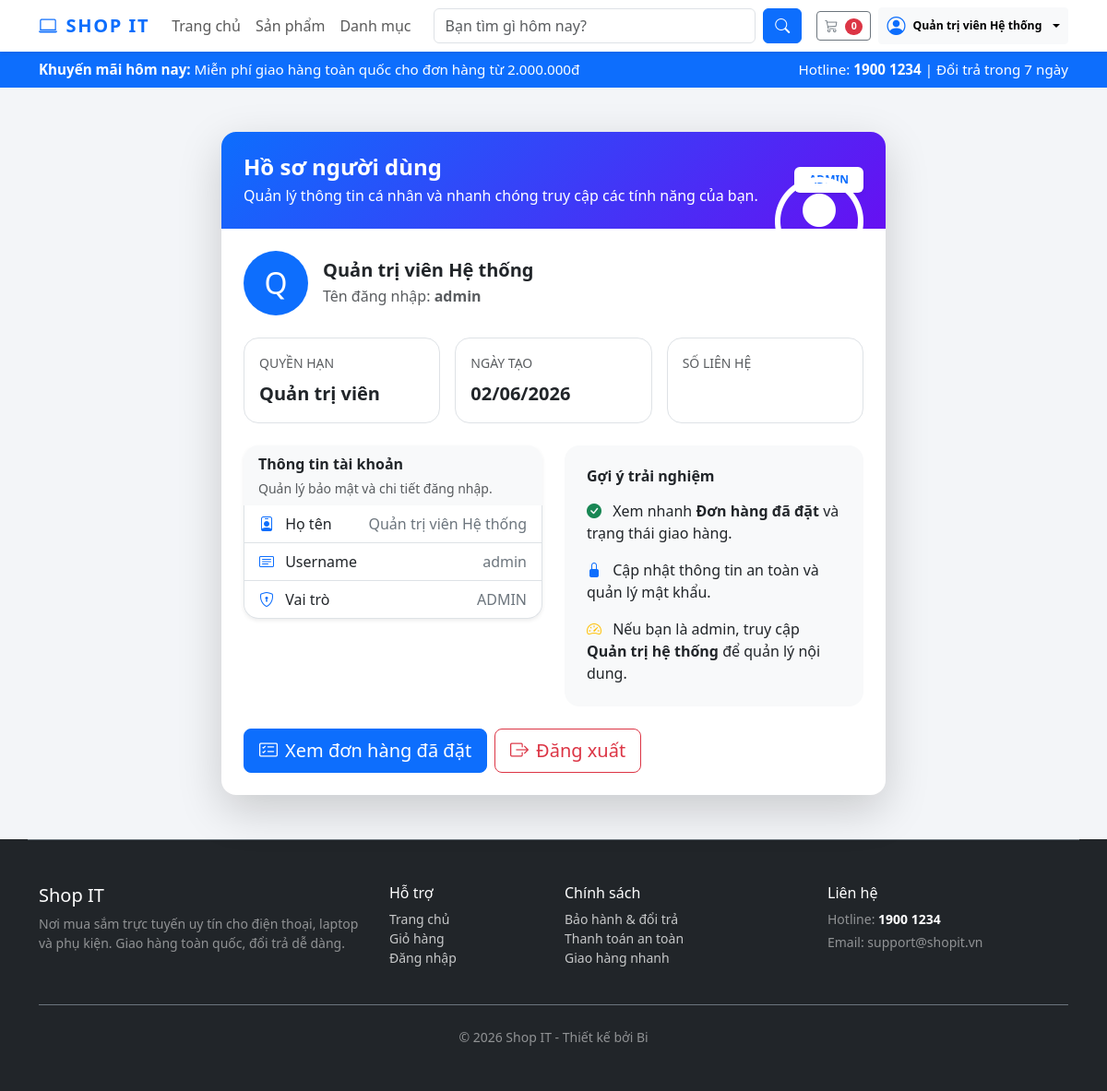
Page /Account/profile (signed in) on the committed database.
### tables this page shows
CREATE TABLE IF NOT EXISTS `account` (
  `id` int NOT NULL AUTO_INCREMENT,
  `fullname` varchar(100) NOT NULL,
  `username` varchar(50) NOT NULL,
  `password` varchar(255) NOT NULL,
  `role` varchar(20) NOT NULL DEFAULT 'user',
  `created_at` timestamp NULL DEFAULT CURRENT_TIMESTAMP,
  PRIMARY KEY (`id`),
  UNIQUE KEY `username` (`username`)
);

### app/controllers/AccountController.php (called while the page is built, shortened)
<?php
require_once(BASE_PATH . '/app/config/database.php');
require_once(BASE_PATH . '/app/models/AccountModel.php');
class AccountController {
    private $accountModel;
    public function __construct() {
        $this->db = (new Database())->getConnection();
        $this->accountModel = new AccountModel($this->db);
    }
    public function profile()
    {
        $user = $this->accountModel->getAccountByUsername($_SESSION['username']);
        include_once BASE_PATH . '/app/views/account/profile.php';
    }
}

### index.php (called while the page is built, shortened)
<?php
$url = $_GET['url'] ?? '';
$url = rtrim($url, '/');
$url = filter_var($url, FILTER_SANITIZE_URL);
$url = explode('/', $url);
$action = (!empty($url[1])) ? $url[1] : 'index';
$controller = new $controllerName();
call_user_func_array([$controller, $action], array_slice($url, 2));

### app/config/database.php (called while the page is built, shortened)
<?php
class Database {
    private $host = "localhost";
    private $db_name = "my_store";
    private $username = "root";
    private $password = "";
    public function getConnection() {
        $this->conn = null;
        try {
            $this->conn = new PDO("mysql:host=" . $this->host . ";dbname=" . $this->db_name, $this->username, $this->password);
            $this->conn->exec("set names utf8");
        } catch(PDOException $exception) {
            echo "Connection error: " . $exception->getMessage();
        }
        return $this->conn;
    }
}

### app/models/AccountModel.php (called while the page is built, shortened)
<?php
class AccountModel {
    private $conn;
    private $table_name = "account";
    public function __construct($db) {
        $this->conn = $db;
    }
    public function getAccountByUsername($username) {
        $query = "SELECT * FROM " . $this->table_name . " WHERE username = :username LIMIT 0,1";
        $stmt = $this->conn->prepare($query);
        $stmt->bindParam(":username", $username);
        $stmt->execute();
        return $stmt->fetch(PDO::FETCH_OBJ);
    }
}

### app/views/account/profile.php (the view, shortened to what this page needs)
<?php include BASE_PATH . '/app/views/shares/header.php'; ?>
<div class="container my-5">
    <div class="row justify-content-center">
        <div class="col-xl-8">
            <div class="card border-0 shadow-lg rounded-4 overflow-hidden">
                <div class="bg-gradient-primary text-white p-4 position-relative" style="background: linear-gradient(135deg, #0d6efd 0%, #6610f2 100%);">
                    <div class="d-flex align-items-center justify-content-between">
                        <div>
                            <h1 class="h4 fw-bold mb-1">Hồ sơ người dùng</h1>
                            <p class="mb-0 opacity-85">Quản lý thông tin cá nhân và nhanh chóng truy cập các tính năng của bạn.</p>
                        </div>
                        <span class="badge bg-white text-primary text-uppercase fw-bold py-2 px-3 shadow-sm"><?php echo htmlspecialchars($user->role === 'admin' ? 'Admin' : 'Thành viên', ENT_QUOTES, 'UTF-8'); ?></span>
                    </div>
                    <div class="position-absolute top-0 end-0 me-4 mt-4 opacity-15" style="font-size: 6rem;">
                        <i class="bi bi-person-circle"></i>
                    </div>
                </div>
                <div class="card-body p-4">
                    <div class="d-flex align-items-center gap-3 mb-4">
                        <div class="avatar rounded-circle bg-primary text-white d-flex align-items-center justify-content-center" style="width: 70px; height: 70px; font-size: 2rem;">
                            <?php echo strtoupper(substr(htmlspecialchars($user->fullname, ENT_QUOTES, 'UTF-8'), 0, 1)); ?>
                        </div>
                        <div>
                            <h2 class="h5 fw-bold mb-1"><?php echo htmlspecialchars($user->fullname, ENT_QUOTES, 'UTF-8'); ?></h2>
                            <p class="text-muted mb-0">Tên đăng nhập: <span class="fw-semibold"><?php echo htmlspecialchars($user->username, ENT_QUOTES, 'UTF-8'); ?></span></p>
                        </div>
                    </div>
                    <div class="row g-3 mb-4">
                        <div class="col-md-4">
                            <div class="border rounded-4 p-3 h-100">
                                <div class="text-uppercase text-muted small mb-2">Quyền hạn</div>
                                <div class="fw-semibold fs-5"><?php echo htmlspecialchars($user->role === 'admin' ? 'Quản trị viên' : 'Thành viên', ENT_QUOTES, 'UTF-8'); ?></div>
                            </div>
                        </div>
                        <div class="col-md-4">
                            <div class="border rounded-4 p-3 h-100">
                                <div class="text-uppercase text-muted small mb-2">Ngày tạo</div>
                                <div class="fw-semibold fs-5"><?php echo isset($user->created_at) ? date('d/m/Y', strtotime($user->created_at)) : 'Không xác định'; ?></div>
                            </div>
                        </div>
                        <div class="col-md-4">
                            <div class="border rounded-4 p-3 h-100">
                                <div class="text-uppercase text-muted small mb-2">Số liên hệ</div>
                            </div>
                        </div>
                    </div>
                    <div class="row gy-3">
                        <div class="col-md-6">
                            <div class="list-group rounded-4 shadow-sm">
                                <div class="list-group-item bg-light border-0">
                                    <div class="fw-semibold mb-1">Thông tin tài khoản</div>
                                    <p class="mb-0 text-muted small">Quản lý bảo mật và chi tiết đăng nhập.</p>
                                </div>
                                <div class="list-group-item d-flex justify-content-between align-items-center">
                                    <span><i class="bi bi-person-badge me-2 text-primary"></i> Họ tên</span>
                                    <span class="text-end text-secondary"><?php echo htmlspecialchars($user->fullname, ENT_QUOTES, 'UTF-8'); ?></span>
                                </div>
                                <div class="list-group-item d-flex justify-content-between align-items-center">
                                    <span><i class="bi bi-card-text me-2 text-primary"></i> Username</span>
                                    <span class="text-end text-secondary"><?php echo htmlspecialchars($user->username, ENT_QUOTES, 'UTF-8'); ?></span>
                                </div>
                                <div class="list-group-item d-flex justify-content-between align-items-center">
                                    <span><i class="bi bi-shield-lock me-2 text-primary"></i> Vai trò</span>
                                    <span class="text-end text-secondary text-uppercase"><?php echo htmlspecialchars($user->role, ENT_QUOTES, 'UTF-8'); ?></span>
                                </div>
                            </div>
                        </div>
                        <div class="col-md-6">
                            <div class="card border-0 bg-light rounded-4 h-100 p-4">
                                <h3 class="h6 fw-semibold mb-3">Gợi ý trải nghiệm</h3>
                                <ul class="list-unstyled mb-0">
                                    <li class="mb-3">
                                        <i class="bi bi-check-circle-fill text-success me-2"></i>
                                        Xem nhanh <strong>Đơn hàng đã đặt</strong> và trạng thái giao hàng.
                                    </li>
                                    <li class="mb-3">
                                        <i class="bi bi-lock-fill text-primary me-2"></i>
                                        Cập nhật thông tin an toàn và quản lý mật khẩu.
                                    </li>
                                    <li>
                                        <i class="bi bi-speedometer2 text-warning me-2"></i>
                                        Nếu bạn là admin, truy cập <strong>Quản trị hệ thống</strong> để quản lý nội dung.
                                    </li>
                                </ul>
                            </div>
                        </div>
                    </div>
                    <div class="mt-4 d-flex gap-2 flex-column flex-sm-row">
                        <a href="/Order/my_orders" class="btn btn-primary btn-lg d-flex align-items-center gap-2">
                            <i class="bi bi-card-checklist"></i> Xem đơn hàng đã đặt
                        </a>
                        <a href="/Account/logout" class="btn btn-outline-danger btn-lg d-flex align-items-center gap-2" onclick="return confirm('Bạn có chắc chắn muốn đăng xuất không?');">
                            <i class="bi bi-box-arrow-right"></i> Đăng xuất
                        </a>
                    </div>
                </div>
            </div>
        </div>
    </div>
</div>
<?php include BASE_PATH . '/app/views/shares/footer.php'; ?>

### app/views/shares/header.php (style rules this page uses)
:root { --site-bg: #f3f5f8; --card-bg: #ffffff; --primary-color: #0d6efd; --secondary-color: #212529; }
body { background-color: var(--site-bg); }

### rows in the picture
account: role "ADMIN", fullname "Q", fullname "Quản trị viên Hệ thống", username "admin", role "Quản trị viên", created_at "02/06/2026"

### other values in the picture
$totalItems "0"
$displayName "Quản trị viên Hệ thống"
